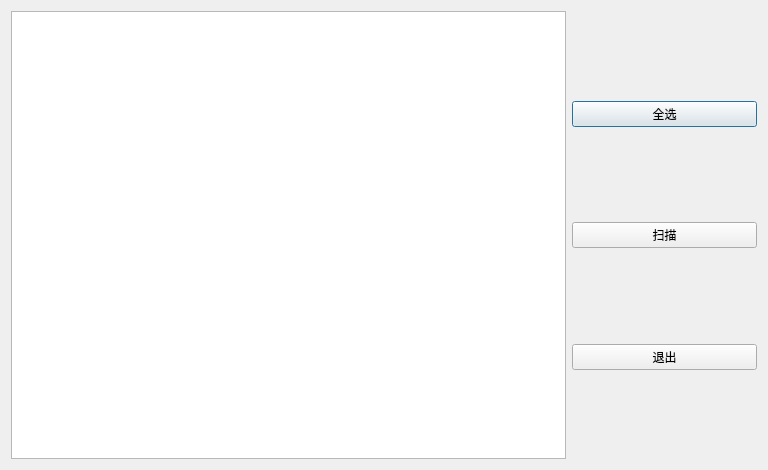
<?xml version="1.0" encoding="UTF-8"?>
<ui version="4.0">
 <class>ReagentDiskScanningDialog</class>
 <widget class="QDialog" name="ReagentDiskScanningDialog">
  <property name="geometry">
   <rect>
    <x>0</x>
    <y>0</y>
    <width>768</width>
    <height>470</height>
   </rect>
  </property>
  <property name="windowTitle">
   <string>Dialog</string>
  </property>
  <layout class="QGridLayout" name="gridLayout_2">
   <item row="0" column="0">
    <layout class="QGridLayout" name="gridLayout" columnstretch="3,1" columnminimumwidth="3,1">
     <item row="0" column="1">
      <layout class="QVBoxLayout" name="verticalLayout">
       <item>
        <spacer name="verticalSpacer_3">
         <property name="orientation">
          <enum>Qt::Vertical</enum>
         </property>
         <property name="sizeHint" stdset="0">
          <size>
           <width>20</width>
           <height>40</height>
          </size>
         </property>
        </spacer>
       </item>
       <item>
        <widget class="QPushButton" name="btnSelectAll">
         <property name="text">
          <string>全选</string>
         </property>
        </widget>
       </item>
       <item>
        <spacer name="verticalSpacer">
         <property name="orientation">
          <enum>Qt::Vertical</enum>
         </property>
         <property name="sizeHint" stdset="0">
          <size>
           <width>20</width>
           <height>40</height>
          </size>
         </property>
        </spacer>
       </item>
       <item>
        <widget class="QPushButton" name="btnScan">
         <property name="text">
          <string>扫描</string>
         </property>
        </widget>
       </item>
       <item>
        <spacer name="verticalSpacer_2">
         <property name="orientation">
          <enum>Qt::Vertical</enum>
         </property>
         <property name="sizeHint" stdset="0">
          <size>
           <width>20</width>
           <height>40</height>
          </size>
         </property>
        </spacer>
       </item>
       <item>
        <widget class="QPushButton" name="btnExit">
         <property name="text">
          <string>退出</string>
         </property>
        </widget>
       </item>
       <item>
        <spacer name="verticalSpacer_4">
         <property name="orientation">
          <enum>Qt::Vertical</enum>
         </property>
         <property name="sizeHint" stdset="0">
          <size>
           <width>20</width>
           <height>40</height>
          </size>
         </property>
        </spacer>
       </item>
      </layout>
     </item>
     <item row="0" column="0">
      <widget class="QTableWidget" name="ReaDiskScanningView"/>
     </item>
    </layout>
   </item>
  </layout>
 </widget>
 <resources/>
 <connections/>
</ui>
